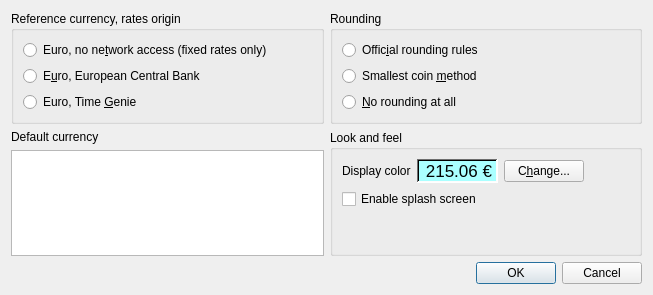
<?xml version="1.0" encoding="UTF-8"?>
<ui version="4.0">
 <class>SettingsDialog</class>
 <widget class="QDialog" name="SettingsDialog">
  <property name="geometry">
   <rect>
    <x>0</x>
    <y>0</y>
    <width>653</width>
    <height>295</height>
   </rect>
  </property>
  <property name="windowTitle">
   <string>Settings</string>
  </property>
  <layout class="QGridLayout">
   <item row="2" column="0" colspan="2">
    <widget class="QDialogButtonBox" name="buttonBox">
     <property name="standardButtons">
      <set>QDialogButtonBox::Cancel|QDialogButtonBox::Ok</set>
     </property>
    </widget>
   </item>
   <item row="1" column="1">
    <widget class="QGroupBox" name="AppearanceGroup">
     <property name="title">
      <string>Look and feel</string>
     </property>
     <layout class="QVBoxLayout">
      <item>
       <layout class="QHBoxLayout">
        <item>
         <widget class="QLabel" name="textLabel1">
          <property name="text">
           <string>Display color</string>
          </property>
          <property name="wordWrap">
           <bool>false</bool>
          </property>
          <property name="margin">
           <number>2</number>
          </property>
         </widget>
        </item>
        <item>
         <widget class="QLabel" name="displayColorResult">
          <property name="sizePolicy">
           <sizepolicy hsizetype="Preferred" vsizetype="Minimum">
            <horstretch>0</horstretch>
            <verstretch>0</verstretch>
           </sizepolicy>
          </property>
          <property name="palette">
           <palette>
            <active>
             <colorrole role="WindowText">
              <brush brushstyle="SolidPattern">
               <color alpha="255">
                <red>0</red>
                <green>0</green>
                <blue>0</blue>
               </color>
              </brush>
             </colorrole>
             <colorrole role="Button">
              <brush brushstyle="SolidPattern">
               <color alpha="255">
                <red>220</red>
                <green>220</green>
                <blue>220</blue>
               </color>
              </brush>
             </colorrole>
             <colorrole role="Light">
              <brush brushstyle="SolidPattern">
               <color alpha="255">
                <red>255</red>
                <green>255</green>
                <blue>255</blue>
               </color>
              </brush>
             </colorrole>
             <colorrole role="Midlight">
              <brush brushstyle="SolidPattern">
               <color alpha="255">
                <red>237</red>
                <green>237</green>
                <blue>237</blue>
               </color>
              </brush>
             </colorrole>
             <colorrole role="Dark">
              <brush brushstyle="SolidPattern">
               <color alpha="255">
                <red>110</red>
                <green>110</green>
                <blue>110</blue>
               </color>
              </brush>
             </colorrole>
             <colorrole role="Mid">
              <brush brushstyle="SolidPattern">
               <color alpha="255">
                <red>146</red>
                <green>146</green>
                <blue>146</blue>
               </color>
              </brush>
             </colorrole>
             <colorrole role="Text">
              <brush brushstyle="SolidPattern">
               <color alpha="255">
                <red>0</red>
                <green>0</green>
                <blue>0</blue>
               </color>
              </brush>
             </colorrole>
             <colorrole role="BrightText">
              <brush brushstyle="SolidPattern">
               <color alpha="255">
                <red>255</red>
                <green>255</green>
                <blue>255</blue>
               </color>
              </brush>
             </colorrole>
             <colorrole role="ButtonText">
              <brush brushstyle="SolidPattern">
               <color alpha="255">
                <red>0</red>
                <green>0</green>
                <blue>0</blue>
               </color>
              </brush>
             </colorrole>
             <colorrole role="Base">
              <brush brushstyle="SolidPattern">
               <color alpha="255">
                <red>255</red>
                <green>255</green>
                <blue>255</blue>
               </color>
              </brush>
             </colorrole>
             <colorrole role="Window">
              <brush brushstyle="SolidPattern">
               <color alpha="255">
                <red>170</red>
                <green>255</green>
                <blue>255</blue>
               </color>
              </brush>
             </colorrole>
             <colorrole role="Shadow">
              <brush brushstyle="SolidPattern">
               <color alpha="255">
                <red>0</red>
                <green>0</green>
                <blue>0</blue>
               </color>
              </brush>
             </colorrole>
             <colorrole role="Highlight">
              <brush brushstyle="SolidPattern">
               <color alpha="255">
                <red>84</red>
                <green>112</green>
                <blue>152</blue>
               </color>
              </brush>
             </colorrole>
             <colorrole role="HighlightedText">
              <brush brushstyle="SolidPattern">
               <color alpha="255">
                <red>255</red>
                <green>255</green>
                <blue>255</blue>
               </color>
              </brush>
             </colorrole>
             <colorrole role="Link">
              <brush brushstyle="SolidPattern">
               <color alpha="255">
                <red>0</red>
                <green>0</green>
                <blue>0</blue>
               </color>
              </brush>
             </colorrole>
             <colorrole role="LinkVisited">
              <brush brushstyle="SolidPattern">
               <color alpha="255">
                <red>0</red>
                <green>0</green>
                <blue>0</blue>
               </color>
              </brush>
             </colorrole>
            </active>
            <inactive>
             <colorrole role="WindowText">
              <brush brushstyle="SolidPattern">
               <color alpha="255">
                <red>0</red>
                <green>0</green>
                <blue>0</blue>
               </color>
              </brush>
             </colorrole>
             <colorrole role="Button">
              <brush brushstyle="SolidPattern">
               <color alpha="255">
                <red>220</red>
                <green>220</green>
                <blue>220</blue>
               </color>
              </brush>
             </colorrole>
             <colorrole role="Light">
              <brush brushstyle="SolidPattern">
               <color alpha="255">
                <red>255</red>
                <green>255</green>
                <blue>255</blue>
               </color>
              </brush>
             </colorrole>
             <colorrole role="Midlight">
              <brush brushstyle="SolidPattern">
               <color alpha="255">
                <red>253</red>
                <green>253</green>
                <blue>253</blue>
               </color>
              </brush>
             </colorrole>
             <colorrole role="Dark">
              <brush brushstyle="SolidPattern">
               <color alpha="255">
                <red>110</red>
                <green>110</green>
                <blue>110</blue>
               </color>
              </brush>
             </colorrole>
             <colorrole role="Mid">
              <brush brushstyle="SolidPattern">
               <color alpha="255">
                <red>146</red>
                <green>146</green>
                <blue>146</blue>
               </color>
              </brush>
             </colorrole>
             <colorrole role="Text">
              <brush brushstyle="SolidPattern">
               <color alpha="255">
                <red>0</red>
                <green>0</green>
                <blue>0</blue>
               </color>
              </brush>
             </colorrole>
             <colorrole role="BrightText">
              <brush brushstyle="SolidPattern">
               <color alpha="255">
                <red>255</red>
                <green>255</green>
                <blue>255</blue>
               </color>
              </brush>
             </colorrole>
             <colorrole role="ButtonText">
              <brush brushstyle="SolidPattern">
               <color alpha="255">
                <red>0</red>
                <green>0</green>
                <blue>0</blue>
               </color>
              </brush>
             </colorrole>
             <colorrole role="Base">
              <brush brushstyle="SolidPattern">
               <color alpha="255">
                <red>255</red>
                <green>255</green>
                <blue>255</blue>
               </color>
              </brush>
             </colorrole>
             <colorrole role="Window">
              <brush brushstyle="SolidPattern">
               <color alpha="255">
                <red>170</red>
                <green>255</green>
                <blue>255</blue>
               </color>
              </brush>
             </colorrole>
             <colorrole role="Shadow">
              <brush brushstyle="SolidPattern">
               <color alpha="255">
                <red>0</red>
                <green>0</green>
                <blue>0</blue>
               </color>
              </brush>
             </colorrole>
             <colorrole role="Highlight">
              <brush brushstyle="SolidPattern">
               <color alpha="255">
                <red>84</red>
                <green>112</green>
                <blue>152</blue>
               </color>
              </brush>
             </colorrole>
             <colorrole role="HighlightedText">
              <brush brushstyle="SolidPattern">
               <color alpha="255">
                <red>255</red>
                <green>255</green>
                <blue>255</blue>
               </color>
              </brush>
             </colorrole>
             <colorrole role="Link">
              <brush brushstyle="SolidPattern">
               <color alpha="255">
                <red>0</red>
                <green>0</green>
                <blue>0</blue>
               </color>
              </brush>
             </colorrole>
             <colorrole role="LinkVisited">
              <brush brushstyle="SolidPattern">
               <color alpha="255">
                <red>0</red>
                <green>0</green>
                <blue>0</blue>
               </color>
              </brush>
             </colorrole>
            </inactive>
            <disabled>
             <colorrole role="WindowText">
              <brush brushstyle="SolidPattern">
               <color alpha="255">
                <red>128</red>
                <green>128</green>
                <blue>128</blue>
               </color>
              </brush>
             </colorrole>
             <colorrole role="Button">
              <brush brushstyle="SolidPattern">
               <color alpha="255">
                <red>220</red>
                <green>220</green>
                <blue>220</blue>
               </color>
              </brush>
             </colorrole>
             <colorrole role="Light">
              <brush brushstyle="SolidPattern">
               <color alpha="255">
                <red>255</red>
                <green>255</green>
                <blue>255</blue>
               </color>
              </brush>
             </colorrole>
             <colorrole role="Midlight">
              <brush brushstyle="SolidPattern">
               <color alpha="255">
                <red>253</red>
                <green>253</green>
                <blue>253</blue>
               </color>
              </brush>
             </colorrole>
             <colorrole role="Dark">
              <brush brushstyle="SolidPattern">
               <color alpha="255">
                <red>110</red>
                <green>110</green>
                <blue>110</blue>
               </color>
              </brush>
             </colorrole>
             <colorrole role="Mid">
              <brush brushstyle="SolidPattern">
               <color alpha="255">
                <red>146</red>
                <green>146</green>
                <blue>146</blue>
               </color>
              </brush>
             </colorrole>
             <colorrole role="Text">
              <brush brushstyle="SolidPattern">
               <color alpha="255">
                <red>0</red>
                <green>0</green>
                <blue>0</blue>
               </color>
              </brush>
             </colorrole>
             <colorrole role="BrightText">
              <brush brushstyle="SolidPattern">
               <color alpha="255">
                <red>255</red>
                <green>255</green>
                <blue>255</blue>
               </color>
              </brush>
             </colorrole>
             <colorrole role="ButtonText">
              <brush brushstyle="SolidPattern">
               <color alpha="255">
                <red>128</red>
                <green>128</green>
                <blue>128</blue>
               </color>
              </brush>
             </colorrole>
             <colorrole role="Base">
              <brush brushstyle="SolidPattern">
               <color alpha="255">
                <red>255</red>
                <green>255</green>
                <blue>255</blue>
               </color>
              </brush>
             </colorrole>
             <colorrole role="Window">
              <brush brushstyle="SolidPattern">
               <color alpha="255">
                <red>170</red>
                <green>255</green>
                <blue>255</blue>
               </color>
              </brush>
             </colorrole>
             <colorrole role="Shadow">
              <brush brushstyle="SolidPattern">
               <color alpha="255">
                <red>0</red>
                <green>0</green>
                <blue>0</blue>
               </color>
              </brush>
             </colorrole>
             <colorrole role="Highlight">
              <brush brushstyle="SolidPattern">
               <color alpha="255">
                <red>84</red>
                <green>112</green>
                <blue>152</blue>
               </color>
              </brush>
             </colorrole>
             <colorrole role="HighlightedText">
              <brush brushstyle="SolidPattern">
               <color alpha="255">
                <red>255</red>
                <green>255</green>
                <blue>255</blue>
               </color>
              </brush>
             </colorrole>
             <colorrole role="Link">
              <brush brushstyle="SolidPattern">
               <color alpha="255">
                <red>0</red>
                <green>0</green>
                <blue>0</blue>
               </color>
              </brush>
             </colorrole>
             <colorrole role="LinkVisited">
              <brush brushstyle="SolidPattern">
               <color alpha="255">
                <red>0</red>
                <green>0</green>
                <blue>0</blue>
               </color>
              </brush>
             </colorrole>
            </disabled>
           </palette>
          </property>
          <property name="font">
           <font>
            <pointsize>13</pointsize>
           </font>
          </property>
          <property name="autoFillBackground">
           <bool>true</bool>
          </property>
          <property name="frameShape">
           <enum>QFrame::WinPanel</enum>
          </property>
          <property name="frameShadow">
           <enum>QFrame::Sunken</enum>
          </property>
          <property name="text">
           <string>215.06 €</string>
          </property>
          <property name="textFormat">
           <enum>Qt::AutoText</enum>
          </property>
          <property name="alignment">
           <set>Qt::AlignRight|Qt::AlignTrailing|Qt::AlignVCenter</set>
          </property>
          <property name="wordWrap">
           <bool>false</bool>
          </property>
         </widget>
        </item>
        <item>
         <widget class="QPushButton" name="qPushButtonDisplayColor">
          <property name="text">
           <string>C&amp;hange...</string>
          </property>
         </widget>
        </item>
        <item>
         <spacer>
          <property name="orientation">
           <enum>Qt::Horizontal</enum>
          </property>
          <property name="sizeType">
           <enum>QSizePolicy::Expanding</enum>
          </property>
          <property name="sizeHint" stdset="0">
           <size>
            <width>5</width>
            <height>20</height>
           </size>
          </property>
         </spacer>
        </item>
       </layout>
      </item>
      <item>
       <layout class="QHBoxLayout">
        <item>
         <widget class="QCheckBox" name="checkBoxSplashScreen">
          <property name="text">
           <string>Enable splash screen</string>
          </property>
         </widget>
        </item>
       </layout>
      </item>
      <item>
       <spacer>
        <property name="orientation">
         <enum>Qt::Vertical</enum>
        </property>
        <property name="sizeType">
         <enum>QSizePolicy::Expanding</enum>
        </property>
        <property name="sizeHint" stdset="0">
         <size>
          <width>20</width>
          <height>5</height>
         </size>
        </property>
       </spacer>
      </item>
     </layout>
    </widget>
   </item>
   <item row="0" column="1">
    <widget class="QGroupBox" name="groupBox2">
     <property name="title">
      <string>Rounding</string>
     </property>
     <layout class="QVBoxLayout">
      <item>
       <widget class="QRadioButton" name="radioButtonOfficialRules">
        <property name="text">
         <string>Offic&amp;ial rounding rules</string>
        </property>
       </widget>
      </item>
      <item>
       <widget class="QRadioButton" name="radioButtonSmallestCoin">
        <property name="text">
         <string>Smallest coin &amp;method</string>
        </property>
       </widget>
      </item>
      <item>
       <widget class="QRadioButton" name="radioButtonNoRounding">
        <property name="text">
         <string>&amp;No rounding at all</string>
        </property>
       </widget>
      </item>
     </layout>
    </widget>
   </item>
   <item row="0" column="0">
    <widget class="QGroupBox" name="groupBox1">
     <property name="title">
      <string>Reference currency, rates origin</string>
     </property>
     <layout class="QVBoxLayout">
      <item>
       <widget class="QRadioButton" name="radioButtonEuroFixed">
        <property name="text">
         <string>Euro, no ne&amp;twork access (fixed rates only)</string>
        </property>
       </widget>
      </item>
      <item>
       <widget class="QRadioButton" name="radioButtonEuroECB">
        <property name="enabled">
         <bool>true</bool>
        </property>
        <property name="text">
         <string>E&amp;uro, European Central Bank</string>
        </property>
        <property name="checked">
         <bool>false</bool>
        </property>
       </widget>
      </item>
      <item>
       <widget class="QRadioButton" name="radioButtonEuroTG">
        <property name="text">
         <string>Euro, Time &amp;Genie</string>
        </property>
       </widget>
      </item>
     </layout>
    </widget>
   </item>
   <item row="1" column="0">
    <layout class="QVBoxLayout">
     <item>
      <widget class="QLabel" name="defaultCurrencyText">
       <property name="text">
        <string>Default currency</string>
       </property>
       <property name="wordWrap">
        <bool>false</bool>
       </property>
      </widget>
     </item>
     <item>
      <widget class="QListWidget" name="defaultCurrencyList"/>
     </item>
    </layout>
   </item>
  </layout>
 </widget>
 <tabstops>
  <tabstop>radioButtonEuroFixed</tabstop>
  <tabstop>radioButtonEuroECB</tabstop>
  <tabstop>radioButtonEuroTG</tabstop>
  <tabstop>defaultCurrencyList</tabstop>
  <tabstop>radioButtonOfficialRules</tabstop>
  <tabstop>radioButtonSmallestCoin</tabstop>
  <tabstop>radioButtonNoRounding</tabstop>
  <tabstop>buttonBox</tabstop>
 </tabstops>
 <resources/>
</ui>
